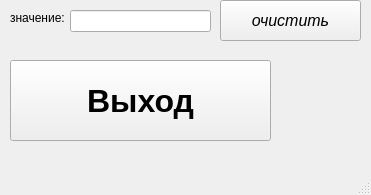
<?xml version="1.0" encoding="UTF-8"?>
<ui version="4.0">
 <class>MainWindow</class>
 <widget class="QMainWindow" name="MainWindow">
  <property name="geometry">
   <rect>
    <x>0</x>
    <y>0</y>
    <width>371</width>
    <height>195</height>
   </rect>
  </property>
  <property name="windowTitle">
   <string>MainWindow</string>
  </property>
  <widget class="QWidget" name="centralwidget">
   <widget class="QPushButton" name="pushButton">
    <property name="geometry">
     <rect>
      <x>220</x>
      <y>0</y>
      <width>141</width>
      <height>41</height>
     </rect>
    </property>
    <property name="font">
     <font>
      <pointsize>12</pointsize>
      <italic>true</italic>
     </font>
    </property>
    <property name="text">
     <string>очистить</string>
    </property>
   </widget>
   <widget class="QLineEdit" name="lineEdit">
    <property name="geometry">
     <rect>
      <x>70</x>
      <y>10</y>
      <width>141</width>
      <height>22</height>
     </rect>
    </property>
   </widget>
   <widget class="QPushButton" name="pushButton_2">
    <property name="geometry">
     <rect>
      <x>10</x>
      <y>60</y>
      <width>261</width>
      <height>81</height>
     </rect>
    </property>
    <property name="font">
     <font>
      <pointsize>24</pointsize>
      <bold>true</bold>
     </font>
    </property>
    <property name="text">
     <string>Выход</string>
    </property>
   </widget>
   <widget class="QLabel" name="label">
    <property name="geometry">
     <rect>
      <x>10</x>
      <y>10</y>
      <width>61</width>
      <height>16</height>
     </rect>
    </property>
    <property name="text">
     <string>значение:</string>
    </property>
   </widget>
  </widget>
  <widget class="QMenuBar" name="menubar">
   <property name="geometry">
    <rect>
     <x>0</x>
     <y>0</y>
     <width>371</width>
     <height>22</height>
    </rect>
   </property>
  </widget>
  <widget class="QStatusBar" name="statusbar"/>
 </widget>
 <resources/>
 <connections/>
</ui>
